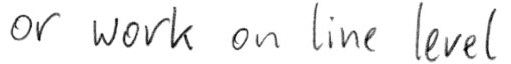
#> input picture htr/data/line.png, 511 x 64 px
$ python -i ocr.py   (imports and definitions only)
#> lines starting #> are read from the running program, lines starting #| are printed output that depends on the picture; after the words box and inside, x2 and y2 are one past the last pixel; in counts of white or black regions, pixels touching at a corner belong together
#> in apply_ocr, img is the input picture: shape (64, 511, 3); min 0, max 255, mean 241.3
import cv2
import pytesseract as tes
from PIL import Image, ImageFilter


def _detect_lines(img):
    gray = cv2.cvtColor(img, cv2.COLOR_BGR2GRAY)
    blur = cv2.GaussianBlur(gray, (1, 1), 0)
    thresh = cv2.adaptiveThreshold(blur, 255, cv2.ADAPTIVE_THRESH_GAUSSIAN_C, cv2.THRESH_BINARY_INV, 11, 30)
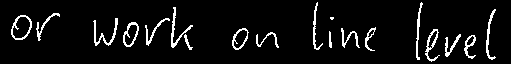
#> thresh: shape (64, 511); 6.4% white in thin lines or dots, all inside (x1, y1, x2, y2) = (11, 2, 496, 62)

    kernel = cv2.getStructuringElement(cv2.MORPH_RECT, (img.shape[0], 1))
    dilate = cv2.dilate(thresh, kernel, iterations=4)
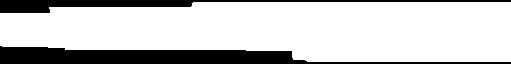
#> dilate: shape (64, 511); 78.7% white; 2 black regions

    cnts = cv2.findContours(dilate, cv2.RETR_EXTERNAL, cv2.CHAIN_APPROX_SIMPLE)
#> cnts = 1 contour; box (x1, y1, x2, y2) and area: (0, 2, 511, 62) 25170
    cnts = cnts[0] if len(cnts) == 2 else cnts[1]

    boxes = []
    for c in cnts:
        boxes.append(cv2.boundingRect(c))
#> this loop made 1 pass
#> after the loop, boxes = [(0, 2, 511, 60)]

    return sorted(boxes, key=lambda x: x[1])


def _crop_line(img, contours: (int, int, int, int)):
    x, y, w, h = contours
    return img[y:y + h, x:x + w]


def _pad_line(input_image):
    size = input_image.shape
    new_size = size[1], size[0] + 20

    old_image = Image.fromarray(input_image)
    new_image = Image.new("L", new_size, 255)
    new_image.paste(old_image, (
        0,
        new_size[1] // 2 - size[0] // 2
    ))
    return new_image


def apply_ocr(img_path):
    output_boxes = []

    img = cv2.imread(img_path)

    print('DETECTING LINES ...')
    lines = _detect_lines(img)
#> lines = [(0, 2, 511, 60)]

    print('APPLYING OCR ON EACH LINE ...')
    for line in lines:
        line_img = _crop_line(img, line)

        a = _pad_line(line_img) \
            .convert('1') \
            .convert('L') \
            .filter(ImageFilter.BoxBlur(.5))

        a.resize((a.width * 2, a.height * 2))
        if line_img.shape[0] > 10:
            result = tes.image_to_data(
                a,
                output_type=tes.Output.DICT,
                config="--psm 7 -c tessedit_char_whitelist=" +
                       r"'*0123456789abcdefghijklmnopqrstuvwxyzABCDEFGHIJKLMNOPQRSTUVWXYZ.- /\*'"
            )

            if len(result) > 1:
                output_boxes.append(result)
#> this loop made 1 pass
#> (x in _crop_line, y in _crop_line, w in _crop_line, h in _crop_line, size in _pad_line, new_size in _pad_line) on pass 1: (0, 2, 511, 60, (60, 511, 3), (511, 80))
#> pass 1, in apply_ocr, `line_img = _crop_line(img, line)`:
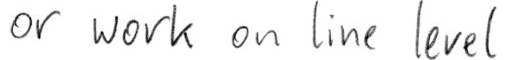
#> line_img: shape (60, 511, 3); min 0, max 255, mean 240.4
#> pass 1, in apply_ocr, `a = _pad_line(line_img) \ .convert('1') \ .convert('L') \ .filter(Imag..`:
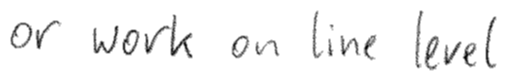
#> a: PIL image 511x80 L; min 0, max 255, mean 244.5
#> after the loop, output_boxes = []

    return output_boxes

#> (the run stopped early here; a loop or call above may not have finished)

$ run again, on htr/data/word.png
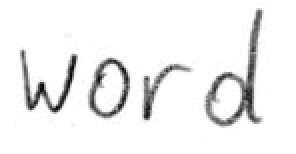
#> input picture htr/data/word.png, 148 x 77 px (shown 2 times larger)
#> in apply_ocr, img is the input picture: shape (77, 148, 3); min 0, max 255, mean 239.7
#> in _detect_lines, `thresh = cv2.adaptiveThreshold(blur, 255, cv2.ADAPTIVE_THRESH_GAUSSIAN..`:
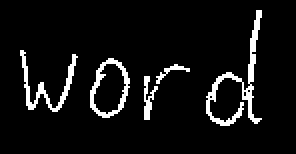
#> thresh: shape (77, 148) (shown 2 times larger); 6.9% white in thin lines or dots, all inside (x1, y1, x2, y2) = (10, 5, 131, 63)
#> dilate: shape (77, 148); 75.3% white; 2 black regions
#> in _detect_lines, `cnts = cv2.findContours(dilate, cv2.RETR_EXTERNAL, cv2.CHAIN_APPROX_SI..`: cnts = 1 contour; box (x1, y1, x2, y2) and area: (0, 5, 148, 63) 8379
#> in _detect_lines, `cnts = cnts[0] if len(cnts) == 2 else cnts[1]`: cnts = [[[0, 5], [0, 62], [147, 62], [147, 5]]]
#> the loop in _detect_lines, `for c in cnts:` made 1 pass
#> c on pass 1: [[0, 5], [0, 62], [147, 62], [147, 5]]
#> after the loop in _detect_lines, `for c in cnts:`: boxes = [(0, 5, 148, 58)]
#> the loop in apply_ocr, `for line in lines:` made 1 pass
#> (x in _crop_line, y in _crop_line, w in _crop_line, h in _crop_line, size in _pad_line, new_size in _pad_line) on pass 1: (0, 5, 148, 58, (58, 148, 3), (148, 78))
#> pass 1, in apply_ocr, `a = _pad_line(line_img) \ .convert('1') \ .convert('L') \ .filter(Imag..`:
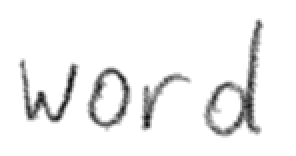
#> a: PIL image 148x78 L (shown 2 times larger); min 16, max 255, mean 240.5
#> after the loop in apply_ocr, `for line in lines:`: output_boxes = []
